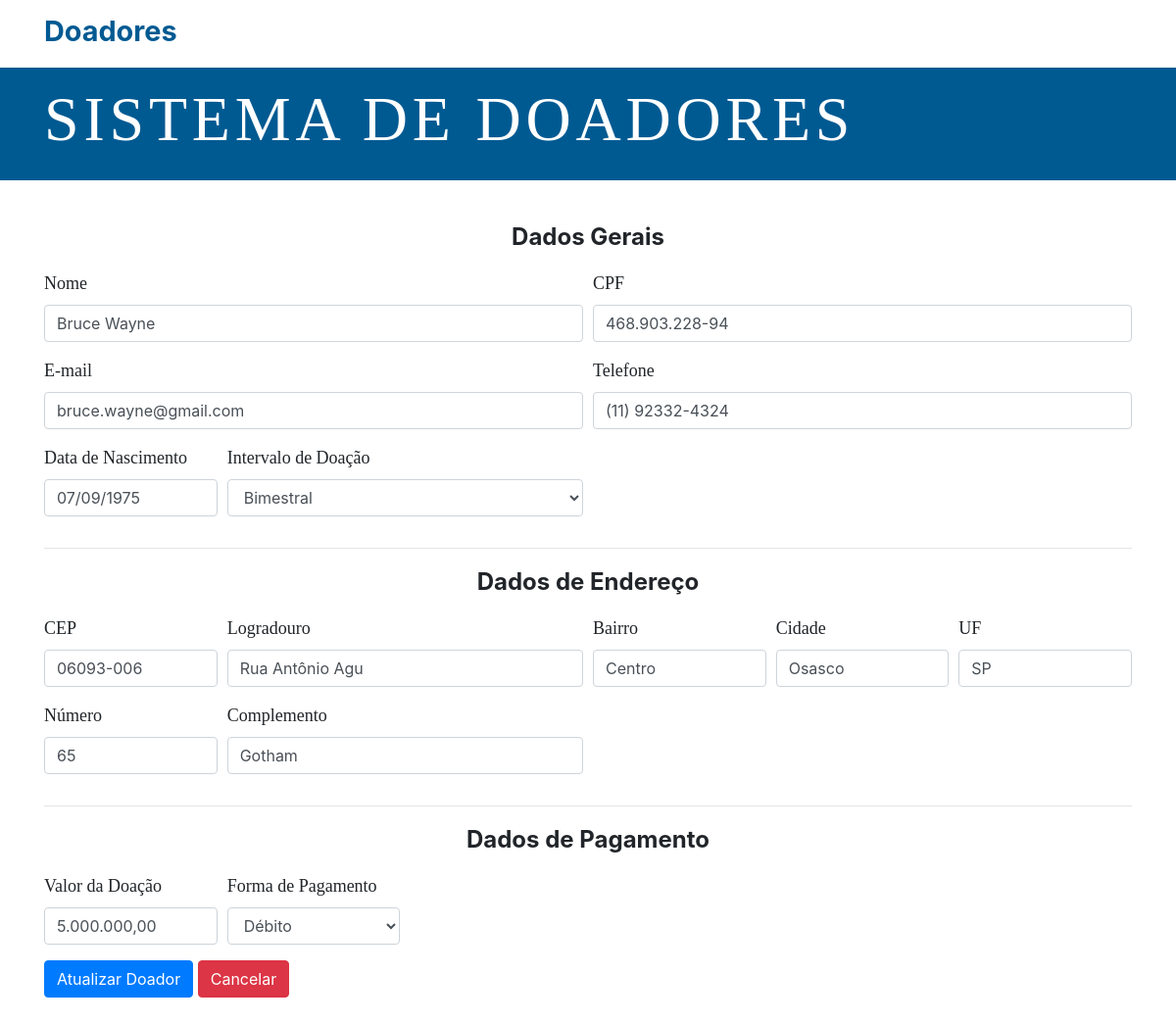
The page /doadores/edita/59 on the database its author committed.
### tables this page shows
CREATE TABLE IF NOT EXISTS `tb_doadores` (
  `id` int(11) NOT NULL AUTO_INCREMENT,
  `nome` varchar(100) NOT NULL,
  `cpf` varchar(100) NOT NULL,
  `email` varchar(100) NOT NULL,
  `telefone` varchar(100) NOT NULL,
  `dt_nasc` varchar(50) NOT NULL DEFAULT '',
  `intervalo` varchar(100) DEFAULT NULL,
  `cep` varchar(100) NOT NULL,
  `logradouro` varchar(100) NOT NULL,
  `num` varchar(50) DEFAULT NULL,
  `bairro` varchar(100) NOT NULL,
  `cidade` varchar(100) NOT NULL,
  `uf` varchar(100) NOT NULL,
  `complemento` varchar(50) DEFAULT NULL,
  `valor` varchar(100) NOT NULL,
  `pagamento` varchar(100) NOT NULL,
  `create` timestamp NOT NULL DEFAULT current_timestamp() ON UPDATE current_timestamp(),
  PRIMARY KEY (`id`)
);

### src/helpers/Helper.php (called while the page is built, shortened)
<?php
Trait Helper
{
    public function loadView($view, $data = NULL)
    {
        extract($data);
        require_once __DIR__ . "/../views/template/header.php";
        require_once __DIR__ . "/../views/$view.php";
        require_once __DIR__ . "/../views/template/footer.php";
        return;
    }
}

### src/controllers/Controller.php (called while the page is built, shortened)
<?php
require_once __DIR__ . "/../models/Model.php";
require_once __DIR__ . "/../helpers/Helper.php";
class Controller
{
    public function __construct()
    {
        $this->model = new Model();
    }
    public function edita($id)
    {
        $data = [
            "titulo" => "Doação - Editar",
            "link" => "Doadores",
            "subtitulo" => "Sistema de doadores",
            "doador" => $this->model->getDoadorId($id)
        ];
        $this->loadView("editar", $data);
    }
}

### src/models/Model.php (called while the page is built, shortened)
<?php
class Model
{
    public function __construct()
    {
        $host = "127.0.0.1";
        $dbname = "bd_doadores";
        $user = "root";
        $password = "";
        try {
            $pdo = new PDO("mysql:host=$host;dbname=$dbname", $user, $password);
        } catch (Exception $e) {
            echo "Conexão mal sucedida";
        }
        $this->pdo = $pdo;
    }
    public function getDoadorId($id)
    {
        $sql = "SELECT * FROM tb_doadores WHERE id = $id";
        $query = $this->pdo->query($sql);
        $stmt = $query->fetchAll(PDO::FETCH_ASSOC);
        return $stmt;
    }
}

### src/views/editar.php (the view, shortened to what this page needs)
<?php if($doador): extract($doador[0]); ?>
<section class="formulario">
    <div class="container">
        <form action="edita/atualizar" method="POST">
            <p class="subtitulo">Dados Gerais</p>
            <div class="form-row">
                <div class="form-group col-md-6">
                    <label for="nome">Nome</label>
                    <input type="text" class="form-control" id="nome" name="nome" value="<?= $nome ?>">
                </div>
                <div class="form-group col-md-6">
                    <label for="cpf">CPF</label>
                    <input type="text" class="form-control" id="cpf" name="cpf" value="<?= $cpf ?>">
                </div>
            </div>
            <div class="form-row">
                <div class="form-group col-md-6">
                    <label for="email">E-mail</label>
                    <input type="email" class="form-control" id="email" name="email" value="<?= $email ?>">
                </div>
                <div class="form-group col-md-6">
                    <label for="telefone">Telefone</label>
                    <input type="text" class="form-control" id="telefone" name="telefone" value="<?= $telefone ?>">
                </div>
            </div>
            <div class="form-row">
                <div class="form-group col-md-2">
                    <label for="dt_nasc">Data de Nascimento</label>
                    <input type="text" class="form-control" id="dt_nasc" name="dt_nasc" value="<?= $dt_nasc = date("d/m/Y", strtotime($dt_nasc)) ?>">
                </div>
                <div class="form-group col-md-4">
                    <label for="intervalo">Intervalo de Doação</label>
                    <select id="intervalo" name="intervalo" class="form-control">
                        <option value="bimestral" <?= $intervalo =='bimestral'?'selected':'';?>>Bimestral</option>
                    </select>
                </div>
            </div>
            <hr>
            <p class="subtitulo">Dados de Endereço</p>
            <div class="form-row">
                <div class="form-group col-md-2">
                    <label for="cep">CEP</label>
                    <input type="text" class="form-control" id="cep" name="cep" value="<?= $cep ?>">
                </div>
                <div class="form-group col-md-4">
                    <label for="logradouro">Logradouro</label>
                    <input type="text" class="form-control" id="logradouro" name="logradouro"
                        value="<?= $logradouro ?>">
                </div>
                <div class="form-group col-md-2">
                    <label for="bairro">Bairro</label>
                    <input type="text" class="form-control" id="bairro" name="bairro" value="<?= $bairro ?>">
                </div>
                <div class="form-group col-md-2">
                    <label for="cidade">Cidade</label>
                    <input type="text" class="form-control" id="cidade" name="cidade" value="<?= $cidade ?>">
                </div>
                <div class="form-group col-md-2">
                    <label for="uf">UF</label>
                    <input type="text" class="form-control" id="uf" name="uf" value="<?= $uf ?>">
                </div>
            </div>
            <div class="form-row">
                <div class="form-group col-md-2">
                    <label for="num">Número</label>
                    <input type="text" class="form-control" id="num" name="num" value="<?= $num ?>">
                </div>
                <div class="form-group col-md-4">
                    <label for="complemento">Complemento</label>
                    <input type="text" class="form-control" id="complemento" name="complemento" value="<?= $complemento ?>">
                </div>
            </div>
            <hr>
            <p class="subtitulo">Dados de Pagamento</p>
            <div class="form-row">
                <div class="form-group col-md-2">
                    <label for="valor">Valor da Doação</label>
                    <input type="text" class="form-control" id="valor" name="valor" value="<?= $valor ?>">
                </div>
                <div class="form-group col-md-2">
                    <label for="pagamento">Forma de Pagamento</label>
                    <select id="pagamento" class="form-control" name="pagamento">
                        <option value="debito" <?= $pagamento =='debito'?'selected':'';?>>Débito</option>
                    </select>
                </div>
            </div>
            <button type="submit" class="btn btn-primary">Atualizar Doador</button>
            <a href="/doadores/" class="btn btn-danger">Cancelar</a>
        </form>
    </div>
</section>
<?php else: ?>
<p>Doador não encontrado</p>
<?php endif; ?>

### index.php (shortened to what this page needs)
<?php
require_once __DIR__ . "/src/controllers/Controller.php";
$request = ($_SERVER['REQUEST_URI']);
@$requestId = explode("/",$request);
@$id = $requestId[3];
@$controlador = new Controller;
switch ($request) {
    case "/doadores/edita/$id":
        $controlador->edita($id);
        break;
}

### src/views/template/header.php (shortened to what this page needs)
<!DOCTYPE html>
<html>
<head>
    <link rel="stylesheet" href="public/css/style.css">
    <link rel="stylesheet" href="https://maxcdn.bootstrapcdn.com/bootstrap/4.0.0/css/bootstrap.min.css"
>
</head>
<body>
    <nav class="navegacao">
        <div class="container">
            <p>
                <a href="/doadores/"><?= $link ?></a>
            </p>
        </div>
    </nav>
    <section class="topo">
        <div class="container">
            <h1 class="titulo"><?= $subtitulo ?></h1>
        </div>
    </section>

### src/views/template/footer.php (shortened to what this page needs)
</body>
</html>

### public/css/style.css (style rules this page uses)
.navegacao { background-color: #fff; margin: 0; padding-top: 10px; }
.navegacao p a { color: #005a92; font-weight: bold; font-size: 1.8rem; }
.topo { margin-bottom: 40px; background-color: #005a92; padding: 15px 0; }
.titulo { font-family: Cambria, Cochin, Georgia, Times, 'Times New Roman', serif; font-size: 4em; color: #fff; letter-spacing: .3rem; text-transform: uppercase; }
.formulario { margin-bottom: 50px; }
.formulario label { font-family: Georgia, 'Times New Roman', Times, serif; font-size: 18px; }
.subtitulo { text-align: center; font-weight: bolder; font-size: 1.5rem; }

### src/views/editar.php (style rules this page uses)
.navegacao { background-color: #fff; margin: 0; padding-top: 10px; }
.navegacao p a { color: #005a92; font-weight: bold; font-size: 1.8rem; }
.topo { margin-bottom: 40px; background-color: #005a92; padding: 15px 0; }
.titulo { font-family: Cambria, Cochin, Georgia, Times, 'Times New Roman', serif; font-size: 4em; color: #fff; letter-spacing: .3rem; text-transform: uppercase; }
.formulario { margin-bottom: 50px; }
.formulario label { font-family: Georgia, 'Times New Roman', Times, serif; font-size: 18px; }
.subtitulo { text-align: center; font-weight: bolder; font-size: 1.5rem; }

### rows shown on the page
tb_doadores: nome "Bruce Wayne", cpf "468.903.228-94", email "bruce.wayne@gmail.com", telefone "(11) 92332-4324", dt_nasc "07/09/1975", intervalo "Bimestral", cep "06093-006", logradouro "Rua Antônio Agu", bairro "Centro", cidade "Osasco", uf "SP", num "65", complemento "Gotham", valor "5.000.000,00", pagamento "Débito"

### other values the page prints
$link "Doadores"
$subtitulo "SISTEMA DE DOADORES"
